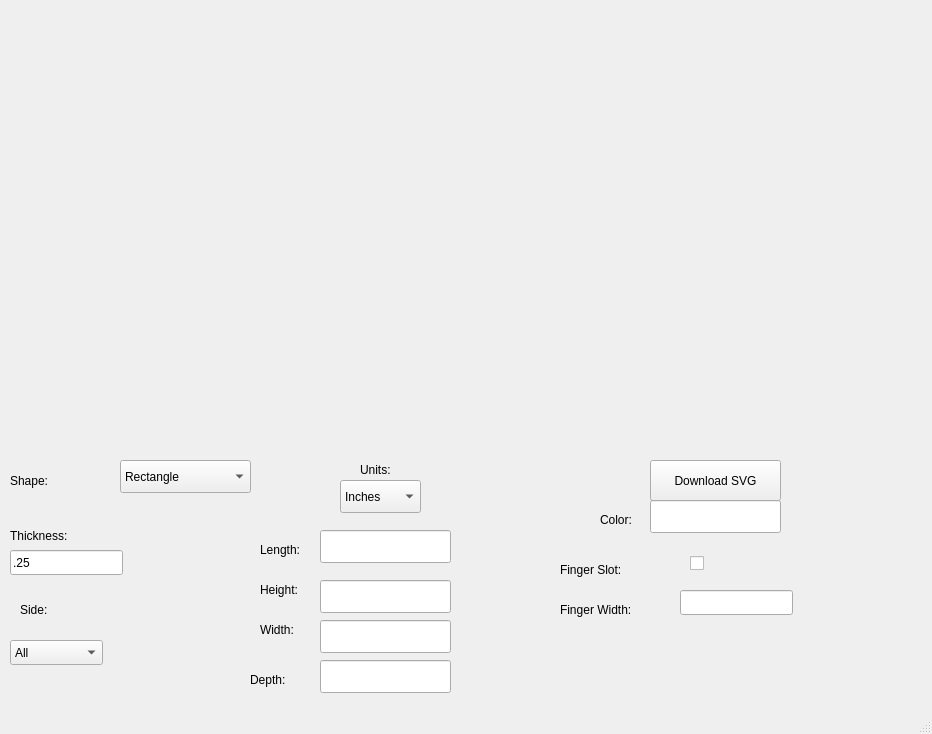
<?xml version="1.0" encoding="UTF-8"?>
<ui version="4.0">
 <class>MainWindow</class>
 <widget class="QMainWindow" name="MainWindow">
  <property name="geometry">
   <rect>
    <x>0</x>
    <y>0</y>
    <width>932</width>
    <height>734</height>
   </rect>
  </property>
  <property name="windowTitle">
   <string>MainWindow</string>
  </property>
  <widget class="QWidget" name="centralwidget">
   <widget class="QPushButton" name="pushButton">
    <property name="geometry">
     <rect>
      <x>650</x>
      <y>460</y>
      <width>131</width>
      <height>41</height>
     </rect>
    </property>
    <property name="text">
     <string>Download SVG</string>
    </property>
   </widget>
   <widget class="QLabel" name="label">
    <property name="geometry">
     <rect>
      <x>10</x>
      <y>520</y>
      <width>91</width>
      <height>31</height>
     </rect>
    </property>
    <property name="text">
     <string>Thickness:</string>
    </property>
   </widget>
   <widget class="QLabel" name="label_2">
    <property name="geometry">
     <rect>
      <x>10</x>
      <y>460</y>
      <width>61</width>
      <height>41</height>
     </rect>
    </property>
    <property name="text">
     <string>Shape:</string>
    </property>
   </widget>
   <widget class="QComboBox" name="comboBox">
    <property name="geometry">
     <rect>
      <x>120</x>
      <y>460</y>
      <width>131</width>
      <height>33</height>
     </rect>
    </property>
    <item>
     <property name="text">
      <string>Rectangle</string>
     </property>
    </item>
    <item>
     <property name="text">
      <string>TriPrism</string>
     </property>
    </item>
   </widget>
   <widget class="QLabel" name="label_3">
    <property name="geometry">
     <rect>
      <x>360</x>
      <y>460</y>
      <width>64</width>
      <height>19</height>
     </rect>
    </property>
    <property name="text">
     <string>Units:</string>
    </property>
   </widget>
   <widget class="QComboBox" name="comboBox_2">
    <property name="geometry">
     <rect>
      <x>340</x>
      <y>480</y>
      <width>81</width>
      <height>33</height>
     </rect>
    </property>
    <item>
     <property name="text">
      <string>Inches</string>
     </property>
    </item>
    <item>
     <property name="text">
      <string>Centimetres</string>
     </property>
    </item>
   </widget>
   <widget class="QLabel" name="label_4">
    <property name="geometry">
     <rect>
      <x>260</x>
      <y>540</y>
      <width>64</width>
      <height>19</height>
     </rect>
    </property>
    <property name="text">
     <string>Length:</string>
    </property>
   </widget>
   <widget class="QLabel" name="label_5">
    <property name="geometry">
     <rect>
      <x>260</x>
      <y>580</y>
      <width>64</width>
      <height>19</height>
     </rect>
    </property>
    <property name="text">
     <string>Height:</string>
    </property>
   </widget>
   <widget class="QLabel" name="label_6">
    <property name="geometry">
     <rect>
      <x>260</x>
      <y>620</y>
      <width>64</width>
      <height>19</height>
     </rect>
    </property>
    <property name="text">
     <string>Width:</string>
    </property>
   </widget>
   <widget class="QLabel" name="label_7">
    <property name="geometry">
     <rect>
      <x>600</x>
      <y>510</y>
      <width>64</width>
      <height>19</height>
     </rect>
    </property>
    <property name="text">
     <string>Color:</string>
    </property>
   </widget>
   <widget class="QLineEdit" name="colorText">
    <property name="geometry">
     <rect>
      <x>650</x>
      <y>500</y>
      <width>131</width>
      <height>33</height>
     </rect>
    </property>
   </widget>
   <widget class="QLineEdit" name="lengthText">
    <property name="geometry">
     <rect>
      <x>320</x>
      <y>530</y>
      <width>131</width>
      <height>33</height>
     </rect>
    </property>
   </widget>
   <widget class="QLineEdit" name="heightText">
    <property name="geometry">
     <rect>
      <x>320</x>
      <y>580</y>
      <width>131</width>
      <height>33</height>
     </rect>
    </property>
   </widget>
   <widget class="QLineEdit" name="widthText">
    <property name="geometry">
     <rect>
      <x>320</x>
      <y>620</y>
      <width>131</width>
      <height>33</height>
     </rect>
    </property>
   </widget>
   <widget class="QWidget" name="gridLayoutWidget">
    <property name="geometry">
     <rect>
      <x>10</x>
      <y>10</y>
      <width>911</width>
      <height>441</height>
     </rect>
    </property>
    <layout class="QGridLayout" name="gridLayout_2"/>
   </widget>
   <widget class="QLabel" name="finger_slot_label">
    <property name="geometry">
     <rect>
      <x>560</x>
      <y>560</y>
      <width>101</width>
      <height>20</height>
     </rect>
    </property>
    <property name="text">
     <string>Finger Slot: </string>
    </property>
   </widget>
   <widget class="QCheckBox" name="fing_slot_check">
    <property name="geometry">
     <rect>
      <x>690</x>
      <y>550</y>
      <width>105</width>
      <height>26</height>
     </rect>
    </property>
    <property name="text">
     <string/>
    </property>
   </widget>
   <widget class="QLabel" name="fing_width_label">
    <property name="geometry">
     <rect>
      <x>560</x>
      <y>600</y>
      <width>131</width>
      <height>20</height>
     </rect>
    </property>
    <property name="text">
     <string>Finger Width: </string>
    </property>
   </widget>
   <widget class="QLineEdit" name="fing_width_line">
    <property name="geometry">
     <rect>
      <x>680</x>
      <y>590</y>
      <width>113</width>
      <height>25</height>
     </rect>
    </property>
   </widget>
   <widget class="QLineEdit" name="thickness_line">
    <property name="geometry">
     <rect>
      <x>10</x>
      <y>550</y>
      <width>113</width>
      <height>25</height>
     </rect>
    </property>
    <property name="text">
     <string>.25</string>
    </property>
   </widget>
   <widget class="QLineEdit" name="depth_text">
    <property name="geometry">
     <rect>
      <x>320</x>
      <y>660</y>
      <width>131</width>
      <height>33</height>
     </rect>
    </property>
   </widget>
   <widget class="QLabel" name="depth_lbl">
    <property name="geometry">
     <rect>
      <x>250</x>
      <y>670</y>
      <width>64</width>
      <height>19</height>
     </rect>
    </property>
    <property name="text">
     <string>Depth:</string>
    </property>
   </widget>
   <widget class="QLabel" name="side_lbl">
    <property name="geometry">
     <rect>
      <x>20</x>
      <y>600</y>
      <width>79</width>
      <height>20</height>
     </rect>
    </property>
    <property name="text">
     <string>Side:</string>
    </property>
   </widget>
   <widget class="QComboBox" name="side_combo">
    <property name="geometry">
     <rect>
      <x>10</x>
      <y>640</y>
      <width>93</width>
      <height>25</height>
     </rect>
    </property>
    <property name="editable">
     <bool>false</bool>
    </property>
    <property name="currentText">
     <string>All</string>
    </property>
    <item>
     <property name="text">
      <string>All</string>
     </property>
    </item>
    <item>
     <property name="text">
      <string>Side 1</string>
     </property>
    </item>
    <item>
     <property name="text">
      <string>Side 2</string>
     </property>
    </item>
    <item>
     <property name="text">
      <string>Side 3</string>
     </property>
    </item>
    <item>
     <property name="text">
      <string>Side 4</string>
     </property>
    </item>
    <item>
     <property name="text">
      <string>Side 5</string>
     </property>
    </item>
    <item>
     <property name="text">
      <string>Side 6</string>
     </property>
    </item>
   </widget>
  </widget>
  <widget class="QStatusBar" name="statusbar"/>
 </widget>
 <resources/>
 <connections/>
</ui>
